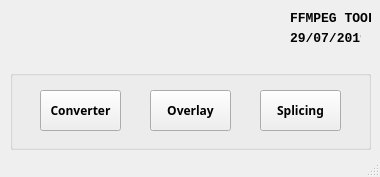
<?xml version="1.0" encoding="UTF-8"?>
<ui version="4.0">
 <class>MainWindow</class>
 <widget class="QMainWindow" name="MainWindow">
  <property name="geometry">
   <rect>
    <x>0</x>
    <y>0</y>
    <width>380</width>
    <height>177</height>
   </rect>
  </property>
  <property name="minimumSize">
   <size>
    <width>380</width>
    <height>177</height>
   </size>
  </property>
  <property name="maximumSize">
   <size>
    <width>380</width>
    <height>177</height>
   </size>
  </property>
  <property name="windowTitle">
   <string>Three In One</string>
  </property>
  <widget class="QWidget" name="centralwidget">
   <widget class="QLabel" name="logo_label">
    <property name="geometry">
     <rect>
      <x>0</x>
      <y>-30</y>
      <width>211</width>
      <height>101</height>
     </rect>
    </property>
    <property name="text">
     <string>&lt;html&gt;&lt;head/&gt;&lt;body&gt;&lt;p&gt;&lt;img src=&quot;:/logo_small/logo_small.png&quot;/&gt;&lt;/p&gt;&lt;/body&gt;&lt;/html&gt;</string>
    </property>
   </widget>
   <widget class="QLabel" name="ffmpeg_label">
    <property name="geometry">
     <rect>
      <x>290</x>
      <y>10</y>
      <width>81</width>
      <height>16</height>
     </rect>
    </property>
    <property name="font">
     <font>
      <family>Consolas</family>
      <pointsize>10</pointsize>
      <weight>75</weight>
      <bold>true</bold>
     </font>
    </property>
    <property name="text">
     <string>FFMPEG TOOL</string>
    </property>
   </widget>
   <widget class="QLabel" name="update_label">
    <property name="geometry">
     <rect>
      <x>290</x>
      <y>30</y>
      <width>71</width>
      <height>16</height>
     </rect>
    </property>
    <property name="font">
     <font>
      <family>Consolas</family>
      <pointsize>10</pointsize>
      <weight>75</weight>
      <bold>true</bold>
     </font>
    </property>
    <property name="text">
     <string>29/07/2019</string>
    </property>
   </widget>
   <widget class="QGroupBox" name="groupBox">
    <property name="geometry">
     <rect>
      <x>10</x>
      <y>70</y>
      <width>361</width>
      <height>80</height>
     </rect>
    </property>
    <property name="title">
     <string/>
    </property>
    <widget class="QPushButton" name="splicing_btn">
     <property name="enabled">
      <bool>true</bool>
     </property>
     <property name="geometry">
      <rect>
       <x>250</x>
       <y>20</y>
       <width>81</width>
       <height>41</height>
      </rect>
     </property>
     <property name="font">
      <font>
       <family>Century Gothic</family>
       <pointsize>9</pointsize>
       <weight>75</weight>
       <bold>true</bold>
      </font>
     </property>
     <property name="text">
      <string>Splicing</string>
     </property>
    </widget>
    <widget class="QPushButton" name="converter_btn">
     <property name="geometry">
      <rect>
       <x>30</x>
       <y>20</y>
       <width>81</width>
       <height>41</height>
      </rect>
     </property>
     <property name="font">
      <font>
       <family>Century Gothic</family>
       <pointsize>9</pointsize>
       <weight>75</weight>
       <bold>true</bold>
      </font>
     </property>
     <property name="text">
      <string>Converter</string>
     </property>
    </widget>
    <widget class="QPushButton" name="overlay_btn">
     <property name="geometry">
      <rect>
       <x>140</x>
       <y>20</y>
       <width>81</width>
       <height>41</height>
      </rect>
     </property>
     <property name="font">
      <font>
       <family>Century Gothic</family>
       <pointsize>9</pointsize>
       <weight>75</weight>
       <bold>true</bold>
      </font>
     </property>
     <property name="text">
      <string>Overlay</string>
     </property>
    </widget>
   </widget>
  </widget>
  <widget class="QStatusBar" name="statusbar"/>
 </widget>
 <resources>
  <include location="logo_small.qrc"/>
 </resources>
 <connections/>
</ui>
